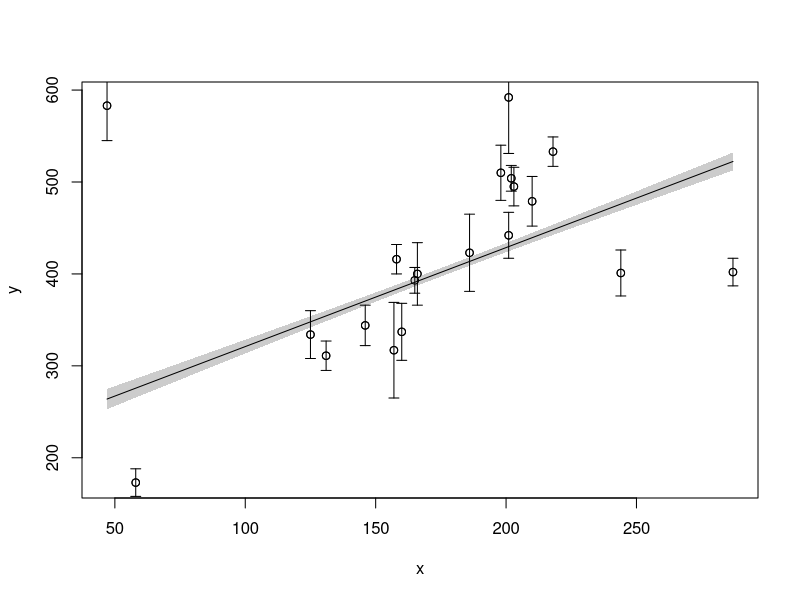

R code for this plot: (Note: this script raises an error after producing the figure.)
##### a #####
N <- function(x, s) matrix(c(sum(s ** (-2)), sum(x * s ** (-2)), sum(x * s ** (-2)), sum(x **  2 * s ** (-2))), nrow=2, ncol=2) # Normal equation matrix
rhs <- function(y, x, s) matrix(c(sum(y * s ** (-2)), sum(y * x * s ** (-2))), nrow=2, ncol=1) # Right-hand side of normal equation

dat_pt <- read.table("hogg_table1.txt", header=T)
dat_pt

# Best fitting parameters
#b <- solve(N(dat_pt$x[5:20], dat_pt$sigy[5:20]), rhs(dat_pt$y[5:20], dat_pt$x[5:20], dat_pt$sigy[5:20]))[1,]
#m <- solve(N(dat_pt$x[5:20], dat_pt$sigy[5:20]), rhs(dat_pt$y[5:20], dat_pt$x[5:20], dat_pt$sigy[5:20]))[2,]

cov_matrix <-  function(x, s) solve(N(x, s)) # In the linear regression problem it turns out that the inverse of N equals the covariance matrix.

# Uncertainties of the best fitting parameters
#b_uncertainty <- sqrt(cov_matrix(dat_pt$x[5:20], dat_pt$sigy[5:20])[1,1])
#m_uncertainty <- sqrt(cov_matrix(dat_pt$x[5:20], dat_pt$sigy[5:20])[2,2])

#covariance <- cov_matrix(dat_pt$x[5:20], dat_pt$sigy[5:20])[1,2] # Covariance of the best fitting parameters

Q <- function(y, x, s) sum((y - b - m * x) ** 2/(s ** (2))) # Chi squared

# Print out
#cat("b = ", b,"+/-", b_uncertainty,"\n")
#cat("m = ", m,"+/-", m_uncertainty,"\n")
#cat("Cov[b,m] = ", covariance,"\n")
#cat("chi2 = ", Q(dat_pt$y[5:20], dat_pt$x[5:20], dat_pt$sigy[5:20]),"\n")


##### b #####
#plot_val <- seq(min(dat_pt$x[5:20]), max(dat_pt$x[5:20]), length=100000) # x-values for plotting the best fitting line
#plot(dat_pt$x[5:20], dat_pt$y[5:20], xlab="x", ylab="y")
#arrows(dat_pt$x[5:20], dat_pt$y[5:20] - dat_pt$sigy[5:20], dat_pt$x[5:20], dat_pt$y[5:20] + dat_pt$sigy[5:20], length=0.05, angle=90, code=3) # Plot of the points with uncertainty
#lines(plot_val, m * plot_val + b, type="l") # Best fitting line

##### c #####
#ymod <- m * plot_val + b # y-values of the best fitting line
#ymod_uncertainty <- sqrt((plot_val * m_uncertainty) ** 2 + b_uncertainty ** 2 + 2 * plot_val * covariance) # Uncertainty of location of best fitting line (The used formula results from error propagation neglecting the error of x)
#polygon(c(plot_val, rev(plot_val)), c(ymod - ymod_uncertainty, rev(ymod + ymod_uncertainty)), col = 'grey80', border = F) # Illustration of theuncertainty of the location of the fitting line
#points(dat_pt$x[5:20], dat_pt$y[5:20], xlab="x", ylab="y")
#arrows(dat_pt$x[5:20], dat_pt$y[5:20]-dat_pt$sigy[5:20], dat_pt$x[5:20], dat_pt$y[5:20]+dat_pt$sigy[5:20], length=0.05, angle=90, code=3)
#lines(plot_val, ymod, type="l")

##### d #####
# Best fitting parameters
b <- solve(N(dat_pt$x, dat_pt$sigy), rhs(dat_pt$y, dat_pt$x, dat_pt$sigy))[1,]
m <- solve(N(dat_pt$x, dat_pt$sigy), rhs(dat_pt$y, dat_pt$x, dat_pt$sigy))[2,]

# Uncertainties of the best fitting parameters
b_uncertainty <- sqrt(cov_matrix(dat_pt$x, dat_pt$sigy)[1,1])
m_uncertainty <- sqrt(cov_matrix(dat_pt$x, dat_pt$sigy)[2,2])

covariance <- cov_matrix(dat_pt$x, dat_pt$sigy)[1,2] # Covariance of the best fitting parameters

# Print out
cat("b = ", b,"+/-", b_uncertainty,"\n")
cat("m = ", m,"+/-", m_uncertainty,"\n")
cat("Cov[b,m] = ", covariance,"\n")
cat("chi2 = ", Q(dat_pt$y, dat_pt$x, dat_pt$sigy),"\n")

plot_val <- seq(min(dat_pt$x), max(dat_pt$x), length=100000) # x-values for plotting the best fitting line

ymod <- m * plot_val + b # y-values of the best fitting line
ymod_uncertainty <- sqrt((plot_val * m_uncertainty) ** 2 + b_uncertainty ** 2 + 2 * plot_val * covariance) # Uncertainty of location of best fitting line (The used formula results from error propagation neglecting the error of x)

plot(dat_pt$x, dat_pt$y, xlab="x", ylab="y")
polygon(c(plot_val, rev(plot_val)), c(ymod - ymod_uncertainty, rev(ymod + ymod_uncertainty)), col = 'grey80', border = F) # Illustration of theuncertainty of the location of the fitting line
points(dat_pt$x, dat_pt$y	)
arrows(dat_pt$x, dat_pt$y-dat_pt$sigy, dat_pt$x, dat_pt$y + dat_pt$sigy, length=0.05, angle=90, code=3)
lines(plot_val, ymod, type="l")

##### e ##### 
lm(formula = y ~ x, data = data_pt, subset = (5:20), weights=1.0/data_pt$sigy^2)
